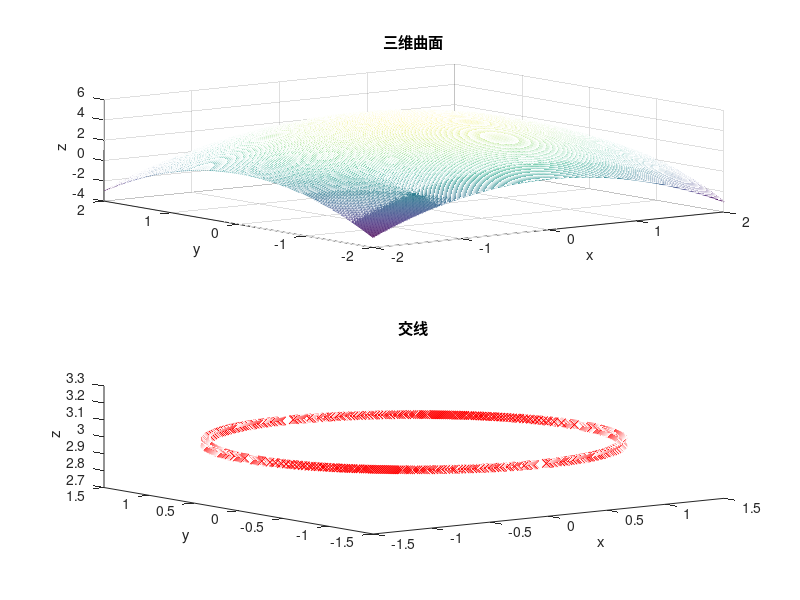

MATLAB code for this plot:
clc;clf;
% 生成三维曲面z=5-x^2-y^2
t = -2:0.01:2;
[x,y] = meshgrid(t);
z1 = 5-x.^2-y.^2;
subplot(2,1,1),mesh(x,y,z1)
title("三维曲面"),xlabel("x"),ylabel("y"),zlabel("z")
% 生成平面z=3
z2 = 3*ones(size(x));
% 生成交线
r0 = abs(z1-z2)<= 0.01;
zz = r0.*z2;yy = r0.*y;xx = r0.*x;
subplot(2,1,2)
plot3(xx(r0~=0),yy(r0~=0),zz(r0~=0),"rx")
title('交线'),xlabel("x"),ylabel("y"),zlabel("z")


